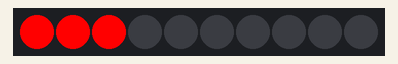
Simulated run of this sketch. Board: Arduino Uno, built with avr-gcc and run on an emulated ATmega328P. Shown: 10 RGB LEDs in strip order, left to right.

Above: at 0.05 s.
At 0.46 s:
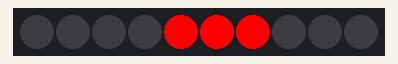
At 0.87 s:
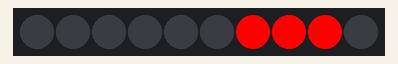
At 1.29 s:
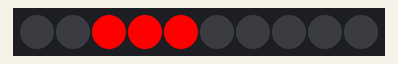
At 1.7 s:
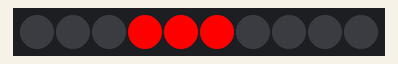

Measured:
- by itself, everything shown: repeats every 1.3 s, in 13 steps

The sketch:

Kod.ino
```cpp
#include <FastLED.h>
#define NUM_LEDS 10
#define DATA_PIN 7
CRGB leds[NUM_LEDS];
byte Color_R = 255;
byte Color_G = 0;
byte Color_B = 0;
int Fast_Delay = 100;
void setup() {
  FastLED.addLeds<WS2812B, DATA_PIN, GRB>(leds, NUM_LEDS);
  FastLED.setBrightness(255);
}

void loop() {
  for (int i = 0; i < 8; i++) {
    leds[i].setRGB(Color_R, Color_G, Color_B);
    leds[i + 1].setRGB(Color_R, Color_G, Color_B);
    leds[i + 2].setRGB(Color_R, Color_G, Color_B);
    FastLED.show();
    delay(Fast_Delay);
    FullClose();
  }
  for (int i = 6; i > 1; i--) {
    leds[i].setRGB(Color_R, Color_G, Color_B);
    leds[i + 1].setRGB(Color_R, Color_G, Color_B);
    leds[i + 2].setRGB(Color_R, Color_G, Color_B);
    FastLED.show();
    delay(Fast_Delay);
    FullClose();
  }
}
void FullClose() {
  for (int i = 0; i < NUM_LEDS; i++) {
    leds[i].setRGB(0, 0, 0);
  }
  FastLED.show();
}
```
